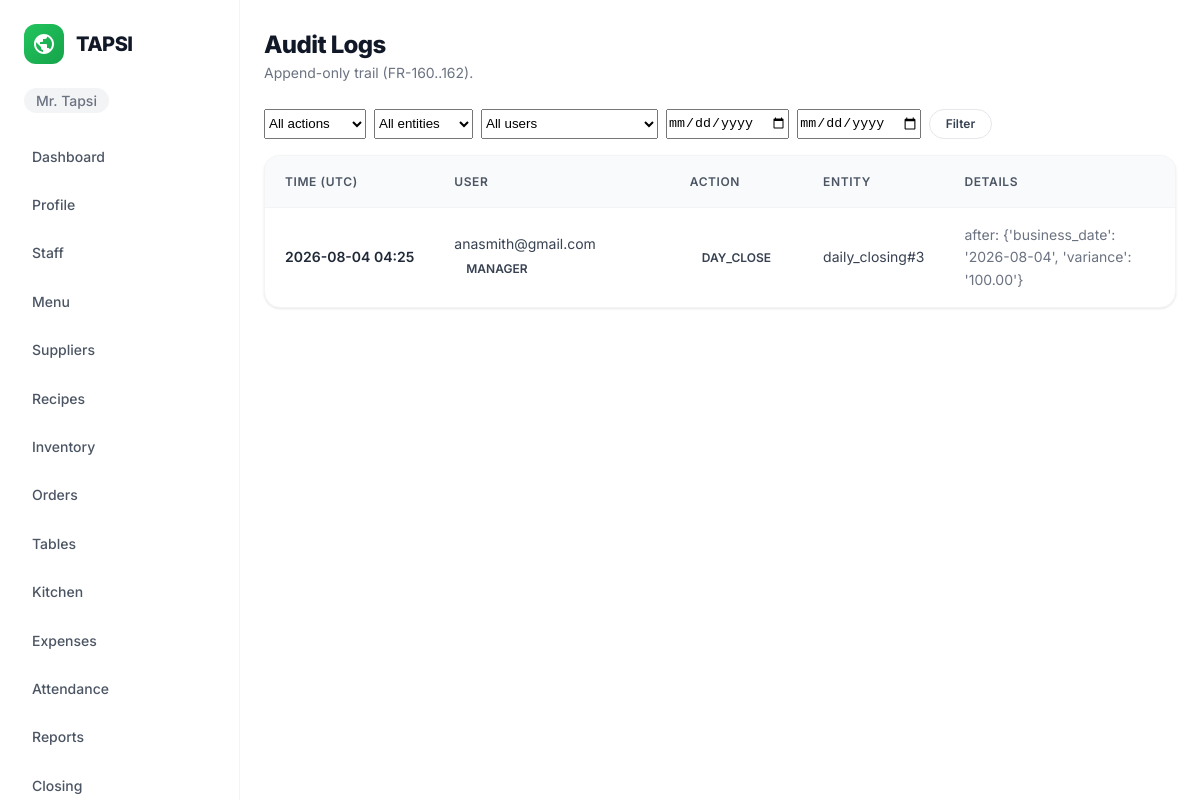
The page /audit-logs/ (signed in) on the database its author committed.
### accounts/models.py (models this page shows, shortened)
class User(AbstractUser):
    class Role(models.TextChoices):
        OWNER = "OWNER", "Owner"
        MANAGER = "MANAGER", "Manager"
        CASHIER = "CASHIER", "Cashier"
        KITCHEN = "KITCHEN", "Kitchen"
    username = models.CharField(max_length=254, unique=True, editable=False)
    email = models.EmailField(unique=True)
    restaurant = models.ForeignKey(Restaurant, on_delete=models.PROTECT, related_name="users", null=True, blank=True)
    role = models.CharField(max_length=10, choices=Role.choices, default=Role.CASHIER)
    phone = models.CharField(max_length=30, blank=True, validators=[RegexValidator(r"^[0-9+() -]*$", "Enter a valid phone number.")])
    avatar = models.FileField(upload_to="avatars/", blank=True)
    must_change_password = models.BooleanField(default=False)
    failed_login_count = models.PositiveSmallIntegerField(default=0)
    locked_until = models.DateTimeField(null=True, blank=True)
    pending_email = models.EmailField(blank=True)
    is_deleted = models.BooleanField(default=False)
    deleted_at = models.DateTimeField(null=True, blank=True)
    USERNAME_FIELD = "email"
    REQUIRED_FIELDS: list[str] = []
    objects = UserManager()
    class Meta:
        indexes = [
            models.Index(fields=["restaurant", "role"]),
            models.Index(fields=["restaurant", "is_active", "is_deleted"]),
        ]

class Restaurant(models.Model):
    name = models.CharField(max_length=150)
    address = models.TextField(blank=True)
    contact_number = models.CharField(max_length=30, blank=True)
    tin = models.CharField(max_length=30, blank=True)
    is_vat_registered = models.BooleanField(default=False)
    receipt_footer = models.CharField(max_length=255, blank=True)
    timezone = models.CharField(max_length=50, default="Asia/Manila", editable=False)
    created_at = models.DateTimeField(auto_now_add=True)

### audit_logs/models.py (models this page shows, shortened)
class AuditLog(models.Model):
    restaurant_id = models.PositiveIntegerField(db_index=True, null=True, blank=True)
    actor = models.ForeignKey(
        "accounts.User", on_delete=models.SET_NULL, null=True, blank=True,
        related_name="audit_entries",
    )
    actor_role = models.CharField(max_length=20, blank=True)
    action = models.CharField(max_length=50, db_index=True)
    entity = models.CharField(max_length=50, db_index=True)
    entity_id = models.PositiveBigIntegerField(null=True, blank=True)
    before = models.JSONField(default=dict, blank=True)
    after = models.JSONField(default=dict, blank=True)
    ip_address = models.GenericIPAddressField(null=True, blank=True)
    user_agent = models.TextField(blank=True)
    created_at = models.DateTimeField(default=timezone.now, db_index=True)
    class Meta:
        ordering = ("-created_at",)

### audit_logs/views.py (the view)
# urls.py: path("", views.audit_log_list, name="audit_log_list"),
@user_passes_test(_can_view)
def audit_log_list(request):
    rid = request.user.restaurant_id
    qs = AuditLog.objects.filter(restaurant_id=rid).select_related("actor")
    action = request.GET.get("action", "")
    entity = request.GET.get("entity", "")
    actor_id = request.GET.get("actor", "")
    date_from = request.GET.get("date_from", "")
    date_to = request.GET.get("date_to", "")
    if action:
        qs = qs.filter(action=action)
    if entity:
        qs = qs.filter(entity=entity)
    if actor_id:
        qs = qs.filter(actor_id=actor_id)
    if date_from:
        qs = qs.filter(created_at__date__gte=date_from)
    if date_to:
        qs = qs.filter(created_at__date__lte=date_to)
    paginator = Paginator(qs, 25)
    page = paginator.get_page(request.GET.get("page"))
    return render(request, "audit_logs/audit_log_list.html", {
        "logs": page,
        "action": action,
        "entity": entity,
        "actor_id": actor_id,
        "date_from": date_from,
        "date_to": date_to,
        "actions": AuditLog.objects.filter(restaurant_id=rid)
            .order_by("action").values_list("action", flat=True).distinct(),
        "entities": AuditLog.objects.filter(restaurant_id=rid)
            .order_by("entity").values_list("entity", flat=True).distinct(),
        "staff": User.objects.filter(restaurant=rid).order_by("email"),
    })

### accounts/models.py (called while the page is built)
    def get_queryset(self):
        return super().get_queryset().filter(is_deleted=False)

### audit_logs/views.py (called while the page is built)
def _can_view(user):
    return user.is_authenticated and user.role in {User.Role.OWNER, User.Role.MANAGER}

### templates/audit_logs/audit_log_list.html (shortened to what this page needs)
{% extends 'base.html' %}
{% block content %}
<div class="page-heading">
    <div>
        <h1>Audit Logs</h1>
        <p style="color: var(--gray-500); font-size: var(--font-size-sm); margin-top: var(--space-1);">Append-only trail (FR-160..162). {% if user.role == 'MANAGER' %}Read-only for Managers.{% endif %}</p>
    </div>
</div>
<form method="get" style="margin-bottom: var(--space-4); display: flex; flex-wrap: wrap; gap: var(--space-2);">
    <select name="action" class="input" style="width: auto;">
        <option value="">All actions</option>
    </select>
    <select name="entity" class="input" style="width: auto;">
        <option value="">All entities</option>
    </select>
    <select name="actor" class="input" style="width: auto;">
        <option value="">All users</option>
    </select>
    <input type="date" name="date_from" value="{{ date_from }}" class="input" style="width: auto;">
    <input type="date" name="date_to" value="{{ date_to }}" class="input" style="width: auto;">
    <button type="submit" class="btn btn-secondary btn-sm">Filter</button>
</form>
<div class="table-card">
    <table>
        <thead>
            <tr>
                <th>Time (UTC)</th>
                <th>User</th>
                <th>Action</th>
                <th>Entity</th>
                <th>Details</th>
            </tr>
        </thead>
        <tbody>
            {% for entry in logs %}
            <tr>
                <td style="white-space: nowrap;">{{ entry.created_at|date:"Y-m-d H:i" }}</td>
                <td>{{ entry.actor.email|default:"system" }} <span class="badge badge-secondary">{{ entry.actor_role }}</span></td>
                <td><span class="badge badge-secondary">{{ entry.action }}</span></td>
                <td>{{ entry.entity }}{% if entry.entity_id %}#{{ entry.entity_id }}{% endif %}</td>
                <td style="max-width: 320px; font-size: var(--font-size-sm); color: var(--gray-500); word-break: break-word;">
                    {% if entry.after %}after: {{ entry.after|truncatechars:120 }}{% endif %}
                </td>
            </tr>
            {% endfor %}
        </tbody>
    </table>
</div>
{% endblock %}

### templates/base.html (shortened to what this page needs)
{% load static %}
<!doctype html>
<html lang="en">
<head>
    <link rel="stylesheet" href="{% static 'css/design/tokens.css' %}">
    <link rel="stylesheet" href="{% static 'css/design/components.css' %}">
    <link rel="stylesheet" href="{% static 'css/app.css' %}">
</head>
<body>
    {% if user.is_authenticated %}
    <aside class="sidebar">
        <a class="navbar-logo" href="{% url 'dashboard' %}">
            <div class="navbar-logo-icon">
            </div>
            <span class="navbar-logo-text">TAPSI</span>
        </a>
        <div class="sidebar-restaurant"><span class="nav-restaurant-name">{{ user.restaurant.name }}</span></div>
        <nav class="sidebar-nav">
            <ul class="sidebar-links">
                <li><a href="{% url 'dashboard' %}" class="{% if request.resolver_match.url_name == 'dashboard' %}active{% endif %}">Dashboard</a></li>
                <li><a href="{% url 'accounts:profile' %}" class="{% if request.resolver_match.url_name == 'profile' %}active{% endif %}">Profile</a></li>
                {% if user.role == 'OWNER' or user.role == 'MANAGER' %}
                <li><a href="{% url 'accounts:staff_list' %}" class="{% if request.resolver_match.url_name == 'staff_list' or request.resolver_match.url_name == 'create_staff' %}active{% endif %}">Staff</a></li>
                <li><a href="{% url 'menu:menu_list' %}" class="{% if 'menu' in request.resolver_match.app_name %}active{% endif %}">Menu</a></li>
                <li><a href="{% url 'suppliers:supplier_list' %}" class="{% if 'suppliers' in request.resolver_match.app_name %}active{% endif %}">Suppliers</a></li>
                <li><a href="{% url 'recipes:recipe_list' %}" class="{% if 'recipes' in request.resolver_match.app_name %}active{% endif %}">Recipes</a></li>
                {% endif %}
                <li><a href="{% url 'inventory:ingredient_list' %}" class="{% if 'inventory' in request.resolver_match.app_name %}active{% endif %}">Inventory</a></li>
                <li><a href="{% url 'orders:order_list' %}" class="{% if 'orders' in request.resolver_match.app_name and request.resolver_match.url_name != 'table_list' %}active{% endif %}">Orders</a></li>
                <li><a href="{% url 'orders:table_list' %}" class="">Tables</a></li>
                <li><a href="{% url 'orders:kitchen_queue' %}" class="{% if request.resolver_match.url_name == 'kitchen_queue' %}active{% endif %}">Kitchen</a></li>
                {% if user.role == 'OWNER' or user.role == 'MANAGER' or user.role == 'CASHIER' %}
                <li><a href="{% url 'expenses:expense_list' %}" class="{% if 'expenses' in request.resolver_match.app_name %}active{% endif %}">Expenses</a></li>
                {% endif %}
                <li><a href="{% url 'employees:attendance_list' %}" class="{% if 'employees' in request.resolver_match.app_name %}active{% endif %}">Attendance</a></li>
                {% if user.role == 'OWNER' or user.role == 'MANAGER' %}
                <li><a href="{% url 'reports:daily_sales' %}" class="{% if 'reports' in request.resolver_match.app_name %}active{% endif %}">Reports</a></li>
                <li><a href="{% url 'closing:closing_list' %}" class="{% if 'closing' in request.resolver_match.app_name %}active{% endif %}">Closing</a></li>
                {% endif %}
            </ul>
        </nav>
    </aside>
    {% endif %}
    <main class="{% if user.is_authenticated %}app-main{% endif %}">
        <div class="container">
            {% block content %}{% endblock %}
        </div>
    </main>
</body>
</html>

### static/css/design/tokens.css (style rules this page uses)
:root { --tapsi-50: #f0fdf4; --tapsi-100: #dcfce7; --tapsi-200: #bbf7d0; --tapsi-300: #86efac; --tapsi-400: #4ade80; --tapsi-500: #22c55e; --tapsi-600: #16a34a; --tapsi-700: #15803d; --tapsi-800: #166534; --tapsi-900: #14532d; --gray-50: #f9fafb; --gray-100: #f3f4f6; --gray-200: #e5e7eb; --gray-300: #d1d5db; --gray-400: #9ca3af; --gray-500: #6b7280; --gray-600: #4b5563; --gray-700: #374151; --gray-800: #1f2937; --gray-900: #111827; --color-success: #22c55e; --color-warning: #f59e0b; --color-error: #ef4444; --color-info: #3b82f6; --surface-primary: #ffffff; --surface-secondary: #f9fafb; --surface-tertiary: #f3f4f6; --font-family: 'Inter', system-ui, -apple-system, BlinkMacSystemFont, 'Segoe UI', sans-serif; --font-size-xs: 0.75rem; --font-size-sm: 0.875rem; --font-size-base: 1rem; --font-size-lg: 1.125rem; --font-size-xl: 1.25rem; --font-size-2xl: 1.5rem; --font-size-3xl: 1.875rem; --font-size-4xl: 2.25rem; --font-size-5xl: 3rem; --font-weight-regular: 400; --font-weight-medium: 500; --font-weight-semibold: 600; --font-weight-bold: 700; --font-weight-extrabold:800; --line-height-tight: 1.1; --line-height-snug: 1.3; --line-height-normal: 1.6; --line-height-relaxed:1.75; --letter-spacing-tight: -0.025em; --letter-spacing-normal: 0; --letter-spacing-wide: 0.05em; --space-0: 0; --space-1: 0.25rem; --space-2: 0.5rem; --space-3: 0.75rem; --space-4: 1rem; --space-5: 1.25rem; --space-6: 1.5rem; --space-8: 2rem; --space-10: 2.5rem; --space-12: 3rem; --space-16: 4rem; --space-20: 5rem; --space-24: 6rem; --radius-sm: 6px; --radius-md: 8px; --radius-lg: 12px; --radius-xl: 16px; --radius-2xl: 20px; --radius-full: 9999px; --shadow-xs: 0 1px 2px rgba(0, 0, 0, 0.04); --shadow-sm: 0 1px 3px rgba(0, 0, 0, 0.06), 0 1px 2px rgba(0, 0, 0, 0.04); --shadow-md: 0 4px 6px -1px rgba(0, 0, 0, 0.06), 0 2px 4px -2px rgba(0, 0, 0, 0.04); --shadow-lg: 0 10px 15px -3px rgba(0, 0, 0, 0.07), 0 4px 6px -4px rgba(0, 0, 0, 0.04); --shadow-xl: 0 20px 25px -5px rgba(0, 0, 0, 0.08), 0 8px 10px -6px rgba(0, 0, 0, 0.04); --shadow-2xl: 0 25px 50px -12px rgba(0, 0, 0, 0.15); --shadow-inner: inset 0 2px 4px rgba(0, 0, 0, 0.04); --transition-fast: 150ms ease; --transition-base: 200ms ease; --transition-slow: 300ms ease; --transition-spring: 500ms cubic-bezier(0.34, 1.56, 0.64, 1); --z-dropdown: 10; --z-sticky: 20; --z-overlay: 30; --z-modal: 40; --z-toast: 50; --container-sm: 640px; --container-md: 768px; --container-lg: 1024px; --container-xl: 1200px; --container-2xl: 1400px; }

### static/css/design/components.css (style rules this page uses)
*, *::before, *::after { margin: 0; padding: 0; box-sizing: border-box; }
body { font-family: var(--font-family); font-size: var(--font-size-base); line-height: var(--line-height-normal); color: var(--gray-800); background: var(--surface-primary); -webkit-font-smoothing: antialiased; }
.btn { display: inline-flex; align-items: center; justify-content: center; gap: var(--space-2); padding: var(--space-3) var(--space-6); font-family: var(--font-family); font-size: var(--font-size-sm); font-weight: var(--font-weight-semibold); line-height: 1; text-decoration: none; border: none; border-radius: var(--radius-full); cursor: pointer; transition: all var(--transition-base); white-space: nowrap; }
.btn-secondary { background: var(--surface-primary); color: var(--gray-700); border: 1.5px solid var(--gray-200); }
.btn-sm { padding: var(--space-2) var(--space-4); font-size: var(--font-size-xs); }
.badge { display: inline-flex; align-items: center; gap: var(--space-1); padding: var(--space-1) var(--space-3); font-size: var(--font-size-xs); font-weight: var(--font-weight-semibold); border-radius: var(--radius-full); }
.navbar-logo { display: flex; align-items: center; gap: var(--space-3); text-decoration: none; }
.navbar-logo-icon { width: 40px; height: 40px; background: linear-gradient(135deg, var(--tapsi-500), var(--tapsi-600)); border-radius: var(--radius-lg); display: flex; align-items: center; justify-content: center; }
.navbar-logo-text { font-size: var(--font-size-xl); font-weight: var(--font-weight-extrabold); color: var(--gray-900); letter-spacing: var(--letter-spacing-tight); }

### rows shown on the page
User: restaurant.name "Mr. Tapsi"
AuditLog: created_at "2026-08-04 04:25", actor.email "anasmith@gmail.com", actor_role "MANAGER", action "DAY_CLOSE", entity "daily_closing", entity_id "3", after "{'business_date': '2026-08-04', 'variance': '100.00'}"
